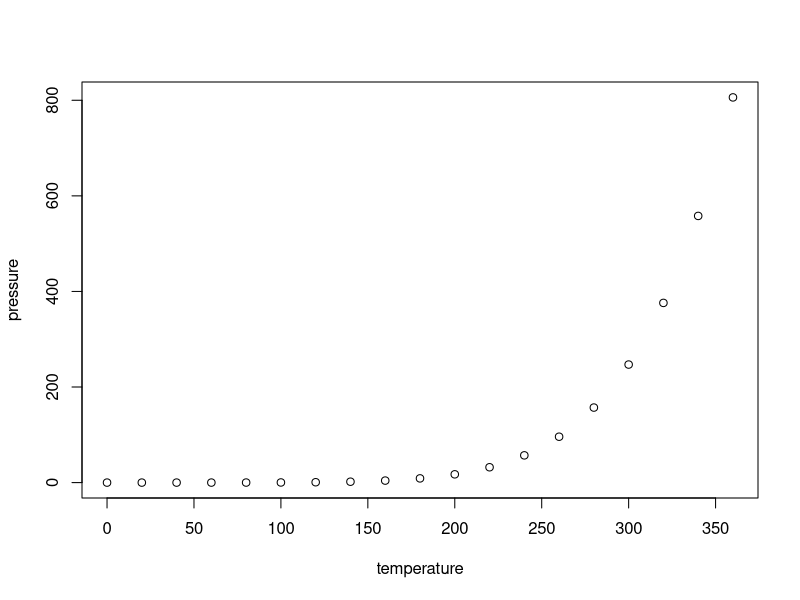
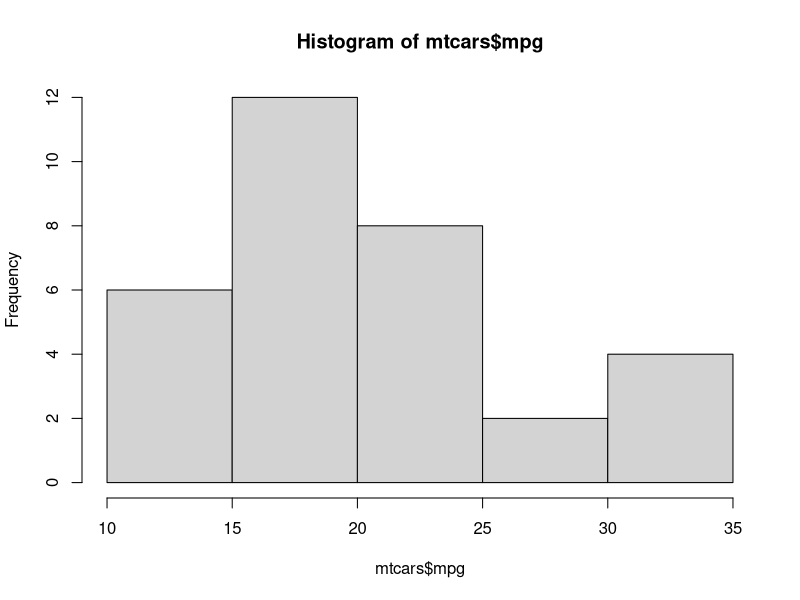
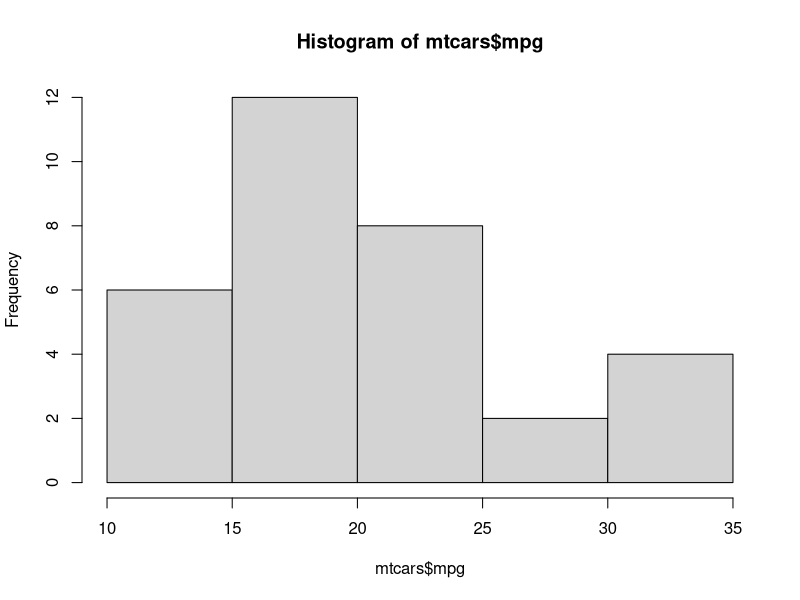
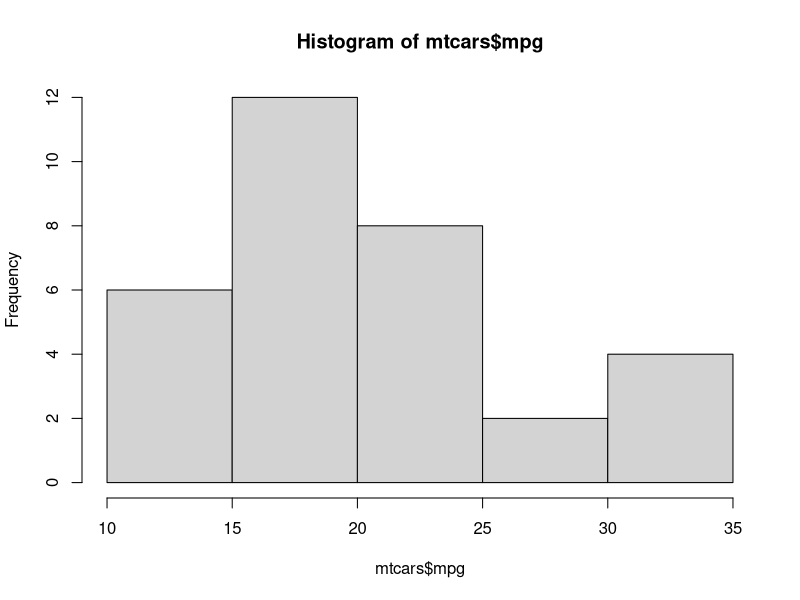
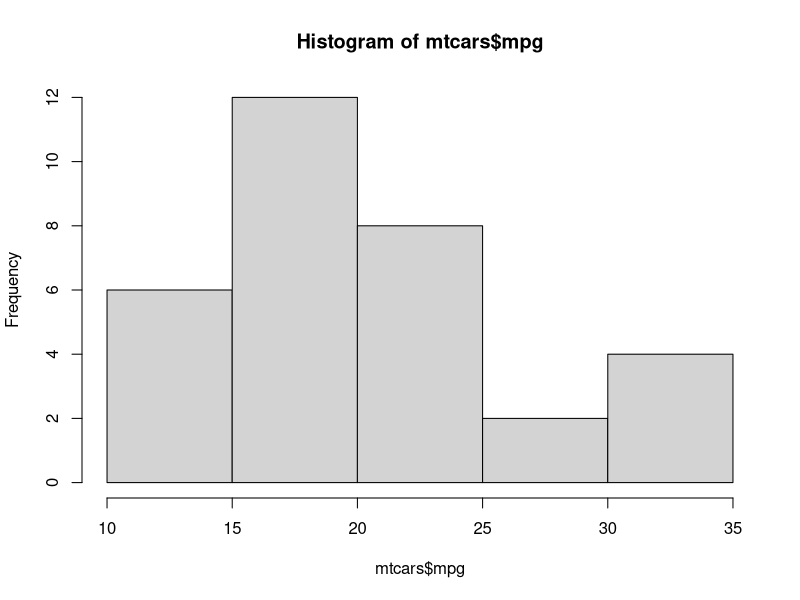
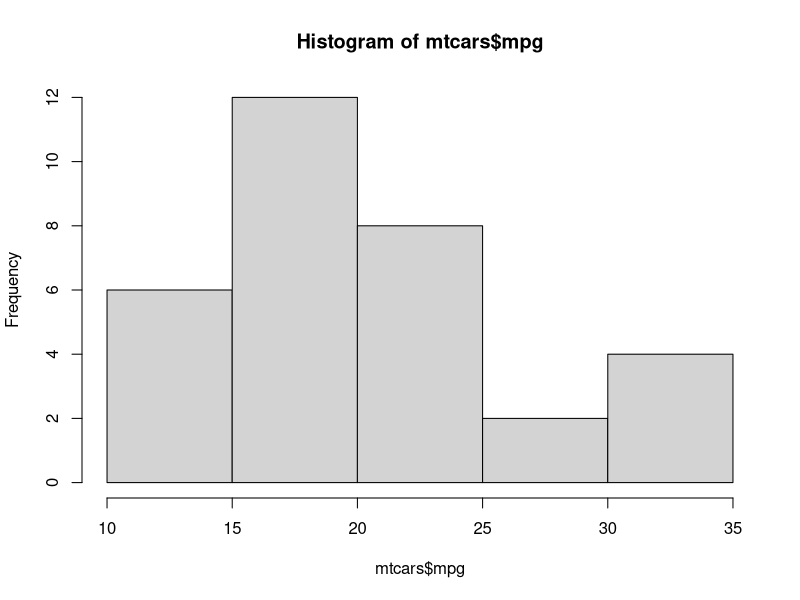

Source code (R) for these figures, in order:
## ---- chunk 1
knitr::opts_chunk$set(fig.align = "center", echo = TRUE, error = T)
## ---- chunk 2
summary(cars)
## ---- chunk 3
plot(pressure)
## ---- chunk 4
# Text in code chunk
print("Hello World")
print("To make new chunk use 'ctrl alt I'")
## ---- chunk 5
x <- "variable"
## ---- chunk 6
hist(mtcars$mpg)
## ---- chunk 7
hist(mtcars$mpg)
## ---- chunk 8
hist(mtcars$mpg)
## ---- chunk 9
hist(mtcars$mpg)
## ---- chunk 10
hist(mtcars$mpg)
## ---- chunk 11
library(tidyverse)
library(knitr)
kable(mtcars %>% select(mpg, cyl, hp), 
      col.names = c("MPG", "CYL", "HP"),
      align = c("ccc"),
      caption = "this is a fancy table")
